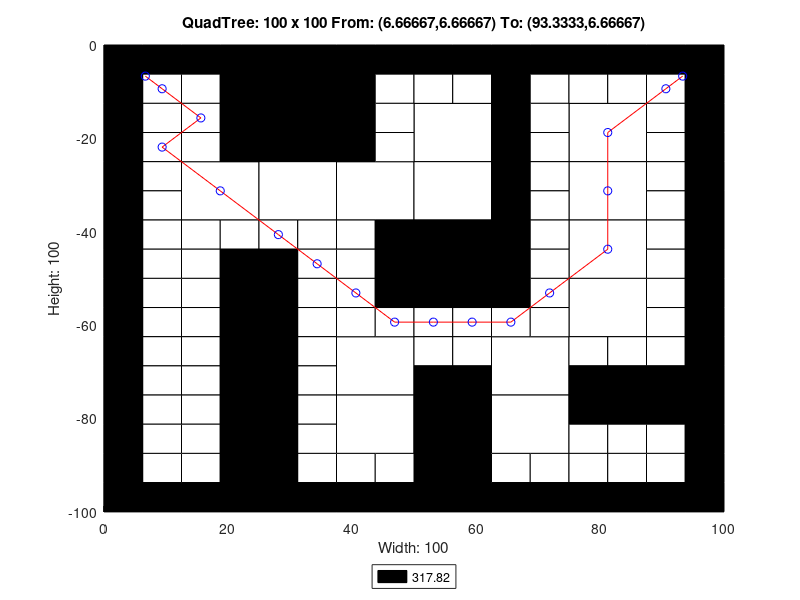

This chart was generated by the following MATLAB code:
axis([0 100 -100 0]);
title('QuadTree: 100 x 100 From: (6.66667,6.66667) To: (93.3333,6.66667)');
xlabel('Width: 100');
ylabel('Height: 100');
rectangle('Position',[25 -12.5 12.5 12.5], 'FaceColor',[0 0 0]);
rectangle('Position',[25 -25 12.5 12.5], 'FaceColor',[0 0 0]);
rectangle('Position',[12.5 -37.5 12.5 12.5], 'FaceColor',[1 1 1]);
rectangle('Position',[25 -37.5 12.5 12.5], 'FaceColor',[1 1 1]);
rectangle('Position',[37.5 -37.5 12.5 12.5], 'FaceColor',[1 1 1]);
rectangle('Position',[50 -25 12.5 12.5], 'FaceColor',[1 1 1]);
rectangle('Position',[75 -25 12.5 12.5], 'FaceColor',[1 1 1]);
rectangle('Position',[50 -37.5 12.5 12.5], 'FaceColor',[1 1 1]);
rectangle('Position',[50 -50 12.5 12.5], 'FaceColor',[0 0 0]);
rectangle('Position',[75 -37.5 12.5 12.5], 'FaceColor',[1 1 1]);
rectangle('Position',[75 -50 12.5 12.5], 'FaceColor',[1 1 1]);
rectangle('Position',[37.5 -75 12.5 12.5], 'FaceColor',[1 1 1]);
rectangle('Position',[37.5 -87.5 12.5 12.5], 'FaceColor',[1 1 1]);
rectangle('Position',[62.5 -75 12.5 12.5], 'FaceColor',[1 1 1]);
rectangle('Position',[75 -62.5 12.5 12.5], 'FaceColor',[1 1 1]);
rectangle('Position',[50 -87.5 12.5 12.5], 'FaceColor',[0 0 0]);
rectangle('Position',[62.5 -87.5 12.5 12.5], 'FaceColor',[1 1 1]);
rectangle('Position',[50 -100 12.5 12.5], 'FaceColor',[0 0 0]);
rectangle('Position',[0 -6.25 6.25 6.25], 'FaceColor',[0 0 0]);
rectangle('Position',[6.25 -6.25 6.25 6.25], 'FaceColor',[0 0 0]);
rectangle('Position',[0 -12.5 6.25 6.25], 'FaceColor',[0 0 0]);
rectangle('Position',[6.25 -12.5 6.25 6.25], 'FaceColor',[1 1 1]);
rectangle('Position',[12.5 -6.25 6.25 6.25], 'FaceColor',[0 0 0]);
rectangle('Position',[18.75 -6.25 6.25 6.25], 'FaceColor',[0 0 0]);
rectangle('Position',[12.5 -12.5 6.25 6.25], 'FaceColor',[1 1 1]);
rectangle('Position',[18.75 -12.5 6.25 6.25], 'FaceColor',[0 0 0]);
rectangle('Position',[0 -18.75 6.25 6.25], 'FaceColor',[0 0 0]);
rectangle('Position',[6.25 -18.75 6.25 6.25], 'FaceColor',[1 1 1]);
rectangle('Position',[0 -25 6.25 6.25], 'FaceColor',[0 0 0]);
rectangle('Position',[6.25 -25 6.25 6.25], 'FaceColor',[1 1 1]);
rectangle('Position',[12.5 -18.75 6.25 6.25], 'FaceColor',[1 1 1]);
rectangle('Position',[18.75 -18.75 6.25 6.25], 'FaceColor',[0 0 0]);
rectangle('Position',[12.5 -25 6.25 6.25], 'FaceColor',[1 1 1]);
rectangle('Position',[18.75 -25 6.25 6.25], 'FaceColor',[0 0 0]);
rectangle('Position',[37.5 -6.25 6.25 6.25], 'FaceColor',[0 0 0]);
rectangle('Position',[43.75 -6.25 6.25 6.25], 'FaceColor',[0 0 0]);
rectangle('Position',[37.5 -12.5 6.25 6.25], 'FaceColor',[0 0 0]);
rectangle('Position',[43.75 -12.5 6.25 6.25], 'FaceColor',[1 1 1]);
rectangle('Position',[37.5 -18.75 6.25 6.25], 'FaceColor',[0 0 0]);
rectangle('Position',[43.75 -18.75 6.25 6.25], 'FaceColor',[1 1 1]);
rectangle('Position',[37.5 -25 6.25 6.25], 'FaceColor',[0 0 0]);
rectangle('Position',[43.75 -25 6.25 6.25], 'FaceColor',[1 1 1]);
rectangle('Position',[0 -31.25 6.25 6.25], 'FaceColor',[0 0 0]);
rectangle('Position',[6.25 -31.25 6.25 6.25], 'FaceColor',[1 1 1]);
rectangle('Position',[0 -37.5 6.25 6.25], 'FaceColor',[0 0 0]);
rectangle('Position',[6.25 -37.5 6.25 6.25], 'FaceColor',[1 1 1]);
rectangle('Position',[0 -43.75 6.25 6.25], 'FaceColor',[0 0 0]);
rectangle('Position',[6.25 -43.75 6.25 6.25], 'FaceColor',[1 1 1]);
rectangle('Position',[0 -50 6.25 6.25], 'FaceColor',[0 0 0]);
rectangle('Position',[6.25 -50 6.25 6.25], 'FaceColor',[1 1 1]);
rectangle('Position',[12.5 -43.75 6.25 6.25], 'FaceColor',[1 1 1]);
rectangle('Position',[18.75 -43.75 6.25 6.25], 'FaceColor',[1 1 1]);
rectangle('Position',[12.5 -50 6.25 6.25], 'FaceColor',[1 1 1]);
rectangle('Position',[18.75 -50 6.25 6.25], 'FaceColor',[0 0 0]);
rectangle('Position',[25 -43.75 6.25 6.25], 'FaceColor',[1 1 1]);
rectangle('Position',[31.25 -43.75 6.25 6.25], 'FaceColor',[1 1 1]);
rectangle('Position',[25 -50 6.25 6.25], 'FaceColor',[0 0 0]);
rectangle('Position',[31.25 -50 6.25 6.25], 'FaceColor',[1 1 1]);
rectangle('Position',[37.5 -43.75 6.25 6.25], 'FaceColor',[1 1 1]);
rectangle('Position',[43.75 -43.75 6.25 6.25], 'FaceColor',[0 0 0]);
rectangle('Position',[37.5 -50 6.25 6.25], 'FaceColor',[1 1 1]);
rectangle('Position',[43.75 -50 6.25 6.25], 'FaceColor',[0 0 0]);
rectangle('Position',[50 -6.25 6.25 6.25], 'FaceColor',[0 0 0]);
rectangle('Position',[56.25 -6.25 6.25 6.25], 'FaceColor',[0 0 0]);
rectangle('Position',[50 -12.5 6.25 6.25], 'FaceColor',[1 1 1]);
rectangle('Position',[56.25 -12.5 6.25 6.25], 'FaceColor',[1 1 1]);
rectangle('Position',[62.5 -6.25 6.25 6.25], 'FaceColor',[0 0 0]);
rectangle('Position',[68.75 -6.25 6.25 6.25], 'FaceColor',[0 0 0]);
rectangle('Position',[62.5 -12.5 6.25 6.25], 'FaceColor',[0 0 0]);
rectangle('Position',[68.75 -12.5 6.25 6.25], 'FaceColor',[1 1 1]);
rectangle('Position',[62.5 -18.75 6.25 6.25], 'FaceColor',[0 0 0]);
rectangle('Position',[68.75 -18.75 6.25 6.25], 'FaceColor',[1 1 1]);
rectangle('Position',[62.5 -25 6.25 6.25], 'FaceColor',[0 0 0]);
rectangle('Position',[68.75 -25 6.25 6.25], 'FaceColor',[1 1 1]);
rectangle('Position',[75 -6.25 6.25 6.25], 'FaceColor',[0 0 0]);
rectangle('Position',[81.25 -6.25 6.25 6.25], 'FaceColor',[0 0 0]);
rectangle('Position',[75 -12.5 6.25 6.25], 'FaceColor',[1 1 1]);
rectangle('Position',[81.25 -12.5 6.25 6.25], 'FaceColor',[1 1 1]);
rectangle('Position',[87.5 -6.25 6.25 6.25], 'FaceColor',[0 0 0]);
rectangle('Position',[93.75 -6.25 6.25 6.25], 'FaceColor',[0 0 0]);
rectangle('Position',[87.5 -12.5 6.25 6.25], 'FaceColor',[1 1 1]);
rectangle('Position',[93.75 -12.5 6.25 6.25], 'FaceColor',[0 0 0]);
rectangle('Position',[87.5 -18.75 6.25 6.25], 'FaceColor',[1 1 1]);
rectangle('Position',[93.75 -18.75 6.25 6.25], 'FaceColor',[0 0 0]);
rectangle('Position',[87.5 -25 6.25 6.25], 'FaceColor',[1 1 1]);
rectangle('Position',[93.75 -25 6.25 6.25], 'FaceColor',[0 0 0]);
rectangle('Position',[62.5 -31.25 6.25 6.25], 'FaceColor',[0 0 0]);
rectangle('Position',[68.75 -31.25 6.25 6.25], 'FaceColor',[1 1 1]);
rectangle('Position',[62.5 -37.5 6.25 6.25], 'FaceColor',[0 0 0]);
rectangle('Position',[68.75 -37.5 6.25 6.25], 'FaceColor',[1 1 1]);
rectangle('Position',[62.5 -43.75 6.25 6.25], 'FaceColor',[0 0 0]);
rectangle('Position',[68.75 -43.75 6.25 6.25], 'FaceColor',[1 1 1]);
rectangle('Position',[62.5 -50 6.25 6.25], 'FaceColor',[0 0 0]);
rectangle('Position',[68.75 -50 6.25 6.25], 'FaceColor',[1 1 1]);
rectangle('Position',[87.5 -31.25 6.25 6.25], 'FaceColor',[1 1 1]);
rectangle('Position',[93.75 -31.25 6.25 6.25], 'FaceColor',[0 0 0]);
rectangle('Position',[87.5 -37.5 6.25 6.25], 'FaceColor',[1 1 1]);
rectangle('Position',[93.75 -37.5 6.25 6.25], 'FaceColor',[0 0 0]);
rectangle('Position',[87.5 -43.75 6.25 6.25], 'FaceColor',[1 1 1]);
rectangle('Position',[93.75 -43.75 6.25 6.25], 'FaceColor',[0 0 0]);
rectangle('Position',[87.5 -50 6.25 6.25], 'FaceColor',[1 1 1]);
rectangle('Position',[93.75 -50 6.25 6.25], 'FaceColor',[0 0 0]);
rectangle('Position',[0 -56.25 6.25 6.25], 'FaceColor',[0 0 0]);
rectangle('Position',[6.25 -56.25 6.25 6.25], 'FaceColor',[1 1 1]);
rectangle('Position',[0 -62.5 6.25 6.25], 'FaceColor',[0 0 0]);
rectangle('Position',[6.25 -62.5 6.25 6.25], 'FaceColor',[1 1 1]);
rectangle('Position',[12.5 -56.25 6.25 6.25], 'FaceColor',[1 1 1]);
rectangle('Position',[18.75 -56.25 6.25 6.25], 'FaceColor',[0 0 0]);
rectangle('Position',[12.5 -62.5 6.25 6.25], 'FaceColor',[1 1 1]);
rectangle('Position',[18.75 -62.5 6.25 6.25], 'FaceColor',[0 0 0]);
rectangle('Position',[0 -68.75 6.25 6.25], 'FaceColor',[0 0 0]);
rectangle('Position',[6.25 -68.75 6.25 6.25], 'FaceColor',[1 1 1]);
rectangle('Position',[0 -75 6.25 6.25], 'FaceColor',[0 0 0]);
rectangle('Position',[6.25 -75 6.25 6.25], 'FaceColor',[1 1 1]);
rectangle('Position',[12.5 -68.75 6.25 6.25], 'FaceColor',[1 1 1]);
rectangle('Position',[18.75 -68.75 6.25 6.25], 'FaceColor',[0 0 0]);
rectangle('Position',[12.5 -75 6.25 6.25], 'FaceColor',[1 1 1]);
rectangle('Position',[18.75 -75 6.25 6.25], 'FaceColor',[0 0 0]);
rectangle('Position',[25 -56.25 6.25 6.25], 'FaceColor',[0 0 0]);
rectangle('Position',[31.25 -56.25 6.25 6.25], 'FaceColor',[1 1 1]);
rectangle('Position',[25 -62.5 6.25 6.25], 'FaceColor',[0 0 0]);
rectangle('Position',[31.25 -62.5 6.25 6.25], 'FaceColor',[1 1 1]);
rectangle('Position',[37.5 -56.25 6.25 6.25], 'FaceColor',[1 1 1]);
rectangle('Position',[43.75 -56.25 6.25 6.25], 'FaceColor',[0 0 0]);
rectangle('Position',[37.5 -62.5 6.25 6.25], 'FaceColor',[1 1 1]);
rectangle('Position',[43.75 -62.5 6.25 6.25], 'FaceColor',[1 1 1]);
rectangle('Position',[25 -68.75 6.25 6.25], 'FaceColor',[0 0 0]);
rectangle('Position',[31.25 -68.75 6.25 6.25], 'FaceColor',[1 1 1]);
rectangle('Position',[25 -75 6.25 6.25], 'FaceColor',[0 0 0]);
rectangle('Position',[31.25 -75 6.25 6.25], 'FaceColor',[1 1 1]);
rectangle('Position',[0 -81.25 6.25 6.25], 'FaceColor',[0 0 0]);
rectangle('Position',[6.25 -81.25 6.25 6.25], 'FaceColor',[1 1 1]);
rectangle('Position',[0 -87.5 6.25 6.25], 'FaceColor',[0 0 0]);
rectangle('Position',[6.25 -87.5 6.25 6.25], 'FaceColor',[1 1 1]);
rectangle('Position',[12.5 -81.25 6.25 6.25], 'FaceColor',[1 1 1]);
rectangle('Position',[18.75 -81.25 6.25 6.25], 'FaceColor',[0 0 0]);
rectangle('Position',[12.5 -87.5 6.25 6.25], 'FaceColor',[1 1 1]);
rectangle('Position',[18.75 -87.5 6.25 6.25], 'FaceColor',[0 0 0]);
rectangle('Position',[0 -93.75 6.25 6.25], 'FaceColor',[0 0 0]);
rectangle('Position',[6.25 -93.75 6.25 6.25], 'FaceColor',[1 1 1]);
rectangle('Position',[0 -100 6.25 6.25], 'FaceColor',[0 0 0]);
rectangle('Position',[6.25 -100 6.25 6.25], 'FaceColor',[0 0 0]);
rectangle('Position',[12.5 -93.75 6.25 6.25], 'FaceColor',[1 1 1]);
rectangle('Position',[18.75 -93.75 6.25 6.25], 'FaceColor',[0 0 0]);
rectangle('Position',[12.5 -100 6.25 6.25], 'FaceColor',[0 0 0]);
rectangle('Position',[18.75 -100 6.25 6.25], 'FaceColor',[0 0 0]);
rectangle('Position',[25 -81.25 6.25 6.25], 'FaceColor',[0 0 0]);
rectangle('Position',[31.25 -81.25 6.25 6.25], 'FaceColor',[1 1 1]);
rectangle('Position',[25 -87.5 6.25 6.25], 'FaceColor',[0 0 0]);
rectangle('Position',[31.25 -87.5 6.25 6.25], 'FaceColor',[1 1 1]);
rectangle('Position',[25 -93.75 6.25 6.25], 'FaceColor',[0 0 0]);
rectangle('Position',[31.25 -93.75 6.25 6.25], 'FaceColor',[1 1 1]);
rectangle('Position',[25 -100 6.25 6.25], 'FaceColor',[0 0 0]);
rectangle('Position',[31.25 -100 6.25 6.25], 'FaceColor',[0 0 0]);
rectangle('Position',[37.5 -93.75 6.25 6.25], 'FaceColor',[1 1 1]);
rectangle('Position',[43.75 -93.75 6.25 6.25], 'FaceColor',[1 1 1]);
rectangle('Position',[37.5 -100 6.25 6.25], 'FaceColor',[0 0 0]);
rectangle('Position',[43.75 -100 6.25 6.25], 'FaceColor',[0 0 0]);
rectangle('Position',[50 -56.25 6.25 6.25], 'FaceColor',[0 0 0]);
rectangle('Position',[56.25 -56.25 6.25 6.25], 'FaceColor',[0 0 0]);
rectangle('Position',[50 -62.5 6.25 6.25], 'FaceColor',[1 1 1]);
rectangle('Position',[56.25 -62.5 6.25 6.25], 'FaceColor',[1 1 1]);
rectangle('Position',[62.5 -56.25 6.25 6.25], 'FaceColor',[0 0 0]);
rectangle('Position',[68.75 -56.25 6.25 6.25], 'FaceColor',[1 1 1]);
rectangle('Position',[62.5 -62.5 6.25 6.25], 'FaceColor',[1 1 1]);
rectangle('Position',[68.75 -62.5 6.25 6.25], 'FaceColor',[1 1 1]);
rectangle('Position',[50 -68.75 6.25 6.25], 'FaceColor',[1 1 1]);
rectangle('Position',[56.25 -68.75 6.25 6.25], 'FaceColor',[1 1 1]);
rectangle('Position',[50 -75 6.25 6.25], 'FaceColor',[0 0 0]);
rectangle('Position',[56.25 -75 6.25 6.25], 'FaceColor',[0 0 0]);
rectangle('Position',[87.5 -56.25 6.25 6.25], 'FaceColor',[1 1 1]);
rectangle('Position',[93.75 -56.25 6.25 6.25], 'FaceColor',[0 0 0]);
rectangle('Position',[87.5 -62.5 6.25 6.25], 'FaceColor',[1 1 1]);
rectangle('Position',[93.75 -62.5 6.25 6.25], 'FaceColor',[0 0 0]);
rectangle('Position',[75 -68.75 6.25 6.25], 'FaceColor',[1 1 1]);
rectangle('Position',[81.25 -68.75 6.25 6.25], 'FaceColor',[1 1 1]);
rectangle('Position',[75 -75 6.25 6.25], 'FaceColor',[0 0 0]);
rectangle('Position',[81.25 -75 6.25 6.25], 'FaceColor',[0 0 0]);
rectangle('Position',[87.5 -68.75 6.25 6.25], 'FaceColor',[1 1 1]);
rectangle('Position',[93.75 -68.75 6.25 6.25], 'FaceColor',[0 0 0]);
rectangle('Position',[87.5 -75 6.25 6.25], 'FaceColor',[0 0 0]);
rectangle('Position',[93.75 -75 6.25 6.25], 'FaceColor',[0 0 0]);
rectangle('Position',[62.5 -93.75 6.25 6.25], 'FaceColor',[1 1 1]);
rectangle('Position',[68.75 -93.75 6.25 6.25], 'FaceColor',[1 1 1]);
rectangle('Position',[62.5 -100 6.25 6.25], 'FaceColor',[0 0 0]);
rectangle('Position',[68.75 -100 6.25 6.25], 'FaceColor',[0 0 0]);
rectangle('Position',[75 -81.25 6.25 6.25], 'FaceColor',[0 0 0]);
rectangle('Position',[81.25 -81.25 6.25 6.25], 'FaceColor',[0 0 0]);
rectangle('Position',[75 -87.5 6.25 6.25], 'FaceColor',[1 1 1]);
rectangle('Position',[81.25 -87.5 6.25 6.25], 'FaceColor',[1 1 1]);
rectangle('Position',[87.5 -81.25 6.25 6.25], 'FaceColor',[0 0 0]);
rectangle('Position',[93.75 -81.25 6.25 6.25], 'FaceColor',[0 0 0]);
rectangle('Position',[87.5 -87.5 6.25 6.25], 'FaceColor',[1 1 1]);
rectangle('Position',[93.75 -87.5 6.25 6.25], 'FaceColor',[0 0 0]);
rectangle('Position',[75 -93.75 6.25 6.25], 'FaceColor',[1 1 1]);
rectangle('Position',[81.25 -93.75 6.25 6.25], 'FaceColor',[1 1 1]);
rectangle('Position',[75 -100 6.25 6.25], 'FaceColor',[0 0 0]);
rectangle('Position',[81.25 -100 6.25 6.25], 'FaceColor',[0 0 0]);
rectangle('Position',[87.5 -93.75 6.25 6.25], 'FaceColor',[1 1 1]);
rectangle('Position',[93.75 -93.75 6.25 6.25], 'FaceColor',[0 0 0]);
rectangle('Position',[87.5 -100 6.25 6.25], 'FaceColor',[0 0 0]);
rectangle('Position',[93.75 -100 6.25 6.25], 'FaceColor',[0 0 0]);
X=[93.3333,90.625,81.25,81.25,81.25,71.875,65.625,59.375,53.125,46.875,40.625,34.375,28.125,18.75,9.375,15.625,9.375,6.66667];
Y=[-6.66667,-9.375,-18.75,-31.25,-43.75,-53.125,-59.375,-59.375,-59.375,-59.375,-53.125,-46.875,-40.625,-31.25,-21.875,-15.625,-9.375,-6.66667];
hold on;
plot(X,Y,'r');
plot(X,Y,'bo');
legend('317.82','Location','southoutside');
